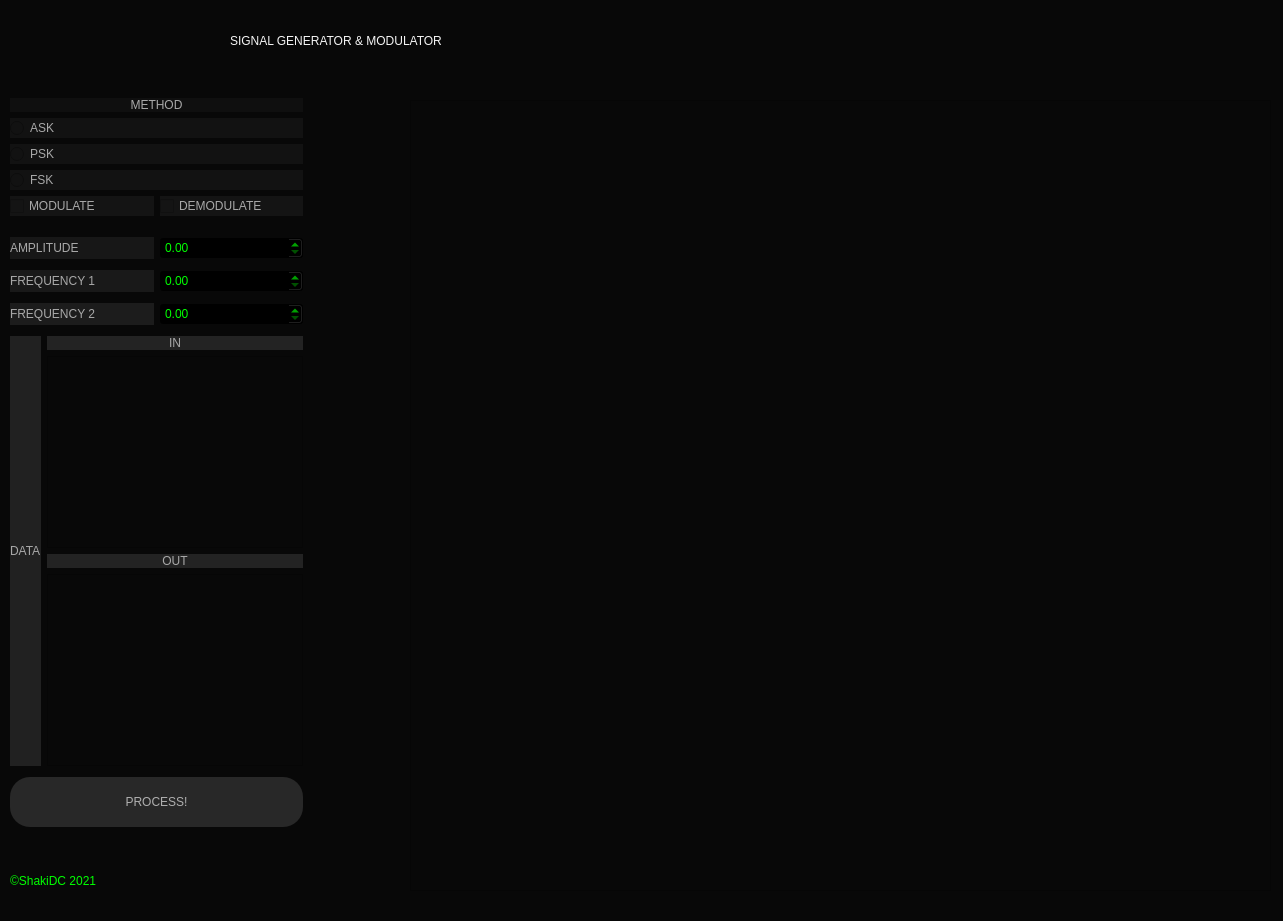
<?xml version="1.0" encoding="UTF-8"?>
<ui version="4.0">
 <class>MainWindow</class>
 <widget class="QMainWindow" name="MainWindow">
  <property name="geometry">
   <rect>
    <x>0</x>
    <y>0</y>
    <width>1283</width>
    <height>921</height>
   </rect>
  </property>
  <property name="cursor">
   <cursorShape>ArrowCursor</cursorShape>
  </property>
  <property name="windowTitle">
   <string>Signal Modulator &amp; Generator</string>
  </property>
  <property name="styleSheet">
   <string notr="true">background-color: rgb(8, 8, 8);</string>
  </property>
  <widget class="QWidget" name="centralwidget">
   <property name="enabled">
    <bool>true</bool>
   </property>
   <property name="styleSheet">
    <string notr="true">background-color: rgb(8, 8, 8);</string>
   </property>
   <widget class="QWidget" name="verticalLayoutWidget_2">
    <property name="geometry">
     <rect>
      <x>10</x>
      <y>98</y>
      <width>386</width>
      <height>751</height>
     </rect>
    </property>
    <layout class="QVBoxLayout" name="verticalLayout_2">
     <property name="sizeConstraint">
      <enum>QLayout::SetFixedSize</enum>
     </property>
     <item>
      <layout class="QVBoxLayout" name="verticalLayout">
       <property name="bottomMargin">
        <number>15</number>
       </property>
       <item>
        <widget class="QLabel" name="label">
         <property name="styleSheet">
          <string notr="true">color: rgb(168, 168, 168);
background-color: rgb(15, 15, 15);
font: 75 12pt &quot;Segoe UI&quot; bold;</string>
         </property>
         <property name="text">
          <string>METHOD</string>
         </property>
         <property name="alignment">
          <set>Qt::AlignCenter</set>
         </property>
        </widget>
       </item>
       <item>
        <widget class="QRadioButton" name="ASK">
         <property name="sizePolicy">
          <sizepolicy hsizetype="Minimum" vsizetype="Fixed">
           <horstretch>0</horstretch>
           <verstretch>0</verstretch>
          </sizepolicy>
         </property>
         <property name="styleSheet">
          <string notr="true">color: rgb(168, 168, 168);
font: 75 12pt &quot;Segoe UI&quot; bold;
background-color: rgb(18, 18, 18);</string>
         </property>
         <property name="text">
          <string>ASK </string>
         </property>
        </widget>
       </item>
       <item>
        <widget class="QRadioButton" name="PSK">
         <property name="styleSheet">
          <string notr="true">color: rgb(168, 168, 168);
font: 75 12pt &quot;Segoe UI&quot; bold;
background-color: rgb(18, 18, 18);</string>
         </property>
         <property name="text">
          <string>PSK</string>
         </property>
        </widget>
       </item>
       <item>
        <widget class="QRadioButton" name="FSK">
         <property name="styleSheet">
          <string notr="true">color: rgb(168, 168, 168);
font: 75 12pt &quot;Segoe UI&quot; bold;
background-color: rgb(18, 18, 18);</string>
         </property>
         <property name="text">
          <string>FSK</string>
         </property>
        </widget>
       </item>
       <item>
        <layout class="QHBoxLayout" name="horizontalLayout_7">
         <item>
          <widget class="QCheckBox" name="MODULATE">
           <property name="styleSheet">
            <string notr="true">color: rgb(168, 168, 168);
font: 75 12pt &quot;Segoe UI&quot; bold;
background-color: rgb(20, 20, 20);</string>
           </property>
           <property name="text">
            <string>MODULATE</string>
           </property>
          </widget>
         </item>
         <item>
          <widget class="QCheckBox" name="checkBox_2">
           <property name="styleSheet">
            <string notr="true">color: rgb(168, 168, 168);
font: 75 12pt &quot;Segoe UI&quot; bold;
background-color: rgb(20, 20, 20);</string>
           </property>
           <property name="text">
            <string>DEMODULATE</string>
           </property>
          </widget>
         </item>
        </layout>
       </item>
      </layout>
     </item>
     <item>
      <layout class="QHBoxLayout" name="horizontalLayout">
       <property name="bottomMargin">
        <number>5</number>
       </property>
       <item>
        <widget class="QLabel" name="label_2">
         <property name="styleSheet">
          <string notr="true">color: rgb(168, 168, 168);
font: 75 12pt &quot;Segoe UI&quot; bold;
background-color: rgb(23, 23, 23);</string>
         </property>
         <property name="text">
          <string>AMPLITUDE       </string>
         </property>
        </widget>
       </item>
       <item>
        <widget class="QDoubleSpinBox" name="AMPLITUDE">
         <property name="styleSheet">
          <string notr="true">font: 16pt &quot;Seven Segment&quot;;
color: rgb(0, 255, 0);
background-color: rgb(0, 0, 0);</string>
         </property>
         <property name="maximum">
          <double>1000000000.000000000000000</double>
         </property>
         <property name="singleStep">
          <double>0.100000000000000</double>
         </property>
        </widget>
       </item>
      </layout>
     </item>
     <item>
      <layout class="QHBoxLayout" name="horizontalLayout_2">
       <property name="bottomMargin">
        <number>5</number>
       </property>
       <item>
        <widget class="QLabel" name="label_3">
         <property name="styleSheet">
          <string notr="true">color: rgb(168, 168, 168);
font: 75 12pt &quot;Segoe UI&quot; bold;
background-color: rgb(25, 25, 25);</string>
         </property>
         <property name="text">
          <string>FREQUENCY 1</string>
         </property>
        </widget>
       </item>
       <item>
        <widget class="QDoubleSpinBox" name="FC1">
         <property name="styleSheet">
          <string notr="true">font: 16pt &quot;Seven Segment&quot;;
color: rgb(0, 255, 0);
background-color: rgb(0, 0, 0);</string>
         </property>
         <property name="maximum">
          <double>1000000000.000000000000000</double>
         </property>
         <property name="singleStep">
          <double>0.100000000000000</double>
         </property>
        </widget>
       </item>
      </layout>
     </item>
     <item>
      <layout class="QHBoxLayout" name="horizontalLayout_3">
       <property name="bottomMargin">
        <number>5</number>
       </property>
       <item>
        <widget class="QLabel" name="label_4">
         <property name="styleSheet">
          <string notr="true">color: rgb(168, 168, 168);
font: 75 12pt &quot;Segoe UI&quot; bold;
background-color: rgb(28, 28, 28);</string>
         </property>
         <property name="text">
          <string>FREQUENCY 2</string>
         </property>
        </widget>
       </item>
       <item>
        <widget class="QDoubleSpinBox" name="FC2">
         <property name="styleSheet">
          <string notr="true">font: 16pt &quot;Seven Segment&quot;;
color: rgb(0, 255, 0);
background-color: rgb(0, 0, 0);</string>
         </property>
         <property name="maximum">
          <double>1000000000.000000000000000</double>
         </property>
         <property name="singleStep">
          <double>0.100000000000000</double>
         </property>
        </widget>
       </item>
      </layout>
     </item>
     <item>
      <layout class="QHBoxLayout" name="horizontalLayout_4">
       <property name="bottomMargin">
        <number>5</number>
       </property>
       <item>
        <widget class="QLabel" name="label_5">
         <property name="styleSheet">
          <string notr="true">color: rgb(168, 168, 168);
font: 75 12pt &quot;Segoe UI&quot; bold;
background-color: rgb(33, 33, 33);</string>
         </property>
         <property name="text">
          <string>DATA</string>
         </property>
        </widget>
       </item>
       <item>
        <layout class="QVBoxLayout" name="verticalLayout_3">
         <item>
          <widget class="QLabel" name="label_7">
           <property name="styleSheet">
            <string notr="true">color: rgb(168, 168, 168);
font: 75 12pt &quot;Segoe UI&quot; bold;
background-color: rgb(35, 35, 35);</string>
           </property>
           <property name="text">
            <string>IN</string>
           </property>
           <property name="alignment">
            <set>Qt::AlignCenter</set>
           </property>
          </widget>
         </item>
         <item>
          <widget class="QPlainTextEdit" name="DATA">
           <property name="sizePolicy">
            <sizepolicy hsizetype="Expanding" vsizetype="Expanding">
             <horstretch>0</horstretch>
             <verstretch>0</verstretch>
            </sizepolicy>
           </property>
           <property name="styleSheet">
            <string notr="true">color: rgb(0, 255, 0);
font: 75 10pt &quot;Segoe UI&quot; bold;</string>
           </property>
           <property name="plainText">
            <string/>
           </property>
          </widget>
         </item>
         <item>
          <widget class="QLabel" name="label_8">
           <property name="styleSheet">
            <string notr="true">color: rgb(168, 168, 168);
font: 75 12pt &quot;Segoe UI&quot; bold;
background-color: rgb(35, 35, 35);</string>
           </property>
           <property name="text">
            <string>OUT</string>
           </property>
           <property name="alignment">
            <set>Qt::AlignCenter</set>
           </property>
          </widget>
         </item>
         <item>
          <widget class="QPlainTextEdit" name="plainTextEdit">
           <property name="styleSheet">
            <string notr="true">color: rgb(0, 255, 0);
font: 75 10pt &quot;Segoe UI&quot; bold;</string>
           </property>
          </widget>
         </item>
        </layout>
       </item>
      </layout>
     </item>
     <item>
      <widget class="QPushButton" name="PROCESS">
       <property name="enabled">
        <bool>true</bool>
       </property>
       <property name="styleSheet">
        <string notr="true">color: rgb(175, 175, 175);
font: 75 12pt &quot;Segoe UI&quot; bold;
border-radius: 20px;
background-color: rgb(40, 40, 40);
height: 50%;</string>
       </property>
       <property name="text">
        <string>PROCESS!</string>
       </property>
      </widget>
     </item>
    </layout>
   </widget>
   <widget class="QGraphicsView" name="GRAPH">
    <property name="geometry">
     <rect>
      <x>410</x>
      <y>100</y>
      <width>861</width>
      <height>791</height>
     </rect>
    </property>
   </widget>
   <widget class="QLabel" name="TITLE">
    <property name="geometry">
     <rect>
      <x>230</x>
      <y>20</y>
      <width>851</width>
      <height>41</height>
     </rect>
    </property>
    <property name="styleSheet">
     <string notr="true">font: 87 28pt &quot;Segoe UI Black&quot;;
color: rgb(244, 244, 244);</string>
    </property>
    <property name="text">
     <string>SIGNAL GENERATOR &amp; MODULATOR</string>
    </property>
   </widget>
   <widget class="QLabel" name="label_6">
    <property name="geometry">
     <rect>
      <x>10</x>
      <y>870</y>
      <width>91</width>
      <height>21</height>
     </rect>
    </property>
    <property name="styleSheet">
     <string notr="true">color: rgb(0, 255, 0);
font: 75 8pt &quot;Times New Roman&quot;;</string>
    </property>
    <property name="text">
     <string>©ShakiDC 2021</string>
    </property>
    <property name="textFormat">
     <enum>Qt::AutoText</enum>
    </property>
   </widget>
  </widget>
  <widget class="QStatusBar" name="statusbar"/>
 </widget>
 <resources/>
 <connections/>
</ui>
